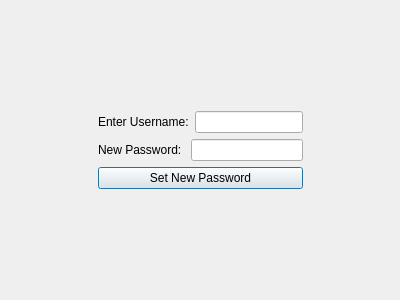
<?xml version="1.0" encoding="UTF-8"?>
<ui version="4.0">
 <class>ForgotPassword</class>
 <widget class="QDialog" name="ForgotPassword">
  <property name="geometry">
   <rect>
    <x>0</x>
    <y>0</y>
    <width>400</width>
    <height>300</height>
   </rect>
  </property>
  <property name="windowTitle">
   <string>Dialog</string>
  </property>
  <layout class="QGridLayout" name="gridLayout">
   <item row="1" column="1">
    <layout class="QVBoxLayout" name="verticalLayout">
     <item>
      <layout class="QHBoxLayout" name="horizontalLayout">
       <item>
        <widget class="QLabel" name="label">
         <property name="text">
          <string>Enter Username:</string>
         </property>
        </widget>
       </item>
       <item>
        <widget class="QLineEdit" name="username"/>
       </item>
      </layout>
     </item>
     <item>
      <layout class="QHBoxLayout" name="horizontalLayout_2">
       <item>
        <widget class="QLabel" name="label_2">
         <property name="text">
          <string>New Password: </string>
         </property>
        </widget>
       </item>
       <item>
        <widget class="QLineEdit" name="password"/>
       </item>
      </layout>
     </item>
    </layout>
   </item>
   <item row="1" column="2">
    <spacer name="horizontalSpacer_2">
     <property name="orientation">
      <enum>Qt::Horizontal</enum>
     </property>
     <property name="sizeHint" stdset="0">
      <size>
       <width>40</width>
       <height>20</height>
      </size>
     </property>
    </spacer>
   </item>
   <item row="1" column="0">
    <spacer name="horizontalSpacer">
     <property name="orientation">
      <enum>Qt::Horizontal</enum>
     </property>
     <property name="sizeHint" stdset="0">
      <size>
       <width>40</width>
       <height>20</height>
      </size>
     </property>
    </spacer>
   </item>
   <item row="0" column="1">
    <spacer name="verticalSpacer">
     <property name="orientation">
      <enum>Qt::Vertical</enum>
     </property>
     <property name="sizeHint" stdset="0">
      <size>
       <width>20</width>
       <height>40</height>
      </size>
     </property>
    </spacer>
   </item>
   <item row="3" column="1">
    <spacer name="verticalSpacer_2">
     <property name="orientation">
      <enum>Qt::Vertical</enum>
     </property>
     <property name="sizeHint" stdset="0">
      <size>
       <width>20</width>
       <height>40</height>
      </size>
     </property>
    </spacer>
   </item>
   <item row="2" column="1">
    <widget class="QPushButton" name="newPass">
     <property name="text">
      <string>Set New Password</string>
     </property>
    </widget>
   </item>
  </layout>
 </widget>
 <resources/>
 <connections/>
</ui>
